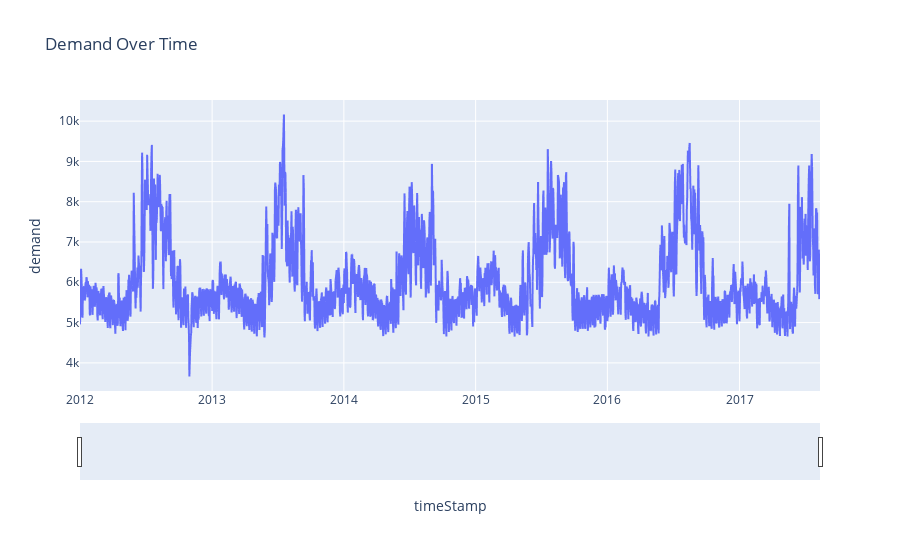

The notebook cell this image was saved under:
### Markdown cell above
#### Note: Betwwen June and Sept the avg temp >60

### Code cell
fig = px.line(df_indexed.set_index('timeStamp'),y = 'demand',title = 'Demand Over Time')
fig.update_xaxes(rangeslider_visible=True)
fig.show()

### Figure 1 — Plotly figure (JSON) as saved in the notebook; plotly's stock layout.template omitted (floating-point values rounded to 4 significant figures; data arrays with more than 128 entries replaced by an {"elided": "..."} marker saying what was removed)
{"data": [{"hovertemplate": "timeStamp=%{x}<br>demand=%{y}<extra></extra>", "legendgroup": "", "line": {"color": "#636efa", "dash": "solid"}, "marker": {"symbol": "circle"}, "mode": "lines", "name": "", "showlegend": false, "type": "scattergl", "x": {"elided": "2051 str values"}, "xaxis": "x", "y": {"elided": "2051 float values"}, "yaxis": "y"}], "layout": {"legend": {"tracegroupgap": 0}, "title": {"text": "Demand Over Time"}, "xaxis": {"anchor": "y", "domain": [0, 1], "rangeslider": {"visible": true}, "title": {"text": "timeStamp"}}, "yaxis": {"anchor": "x", "domain": [0, 1], "title": {"text": "demand"}}}}
